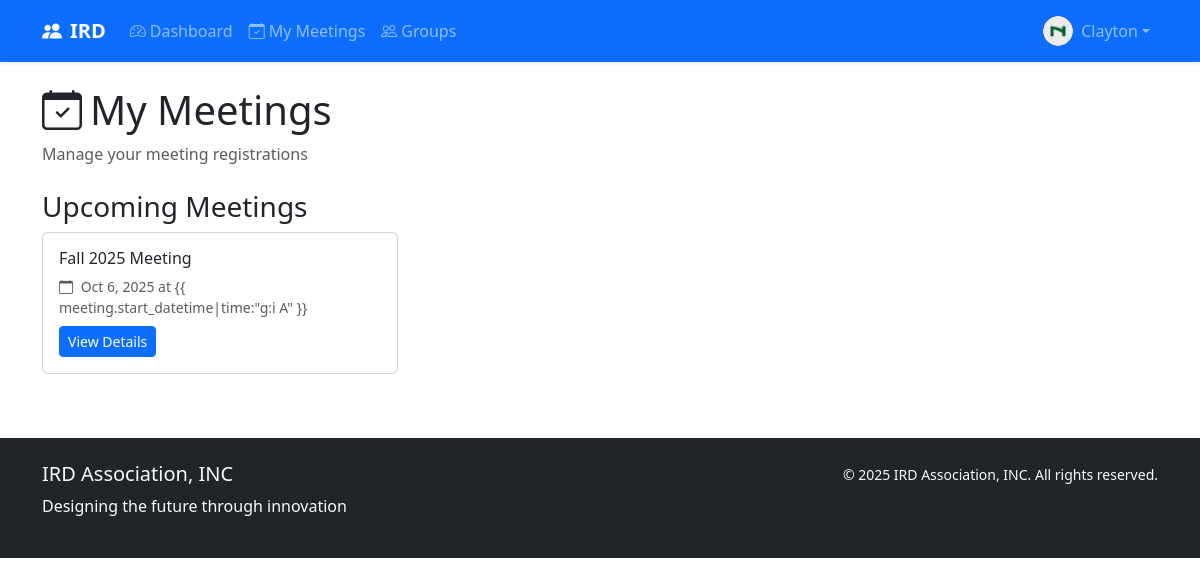
Screenshot of /meetings/my-meetings/ (signed in) with the database file from the repository.
### accounts/models.py (models this page shows, shortened)
class CustomUser(AbstractUser):
    email = models.EmailField(unique=True, db_index=True)
    phone_regex = RegexValidator(
        regex=r'^\+?1?\d{9,15}$',
        message="Phone number must be entered in format: '+999999999'. Up to 15 digits allowed."
    )
    phone = models.CharField(validators=[phone_regex], max_length=17, blank=True)
    date_of_birth = models.DateField(null=True, blank=True)
    bio = models.TextField(max_length=500, blank=True)
    profile_picture = models.ImageField(upload_to='profiles/', blank=True)
    is_premium_member = models.BooleanField(default=False, db_index=True)
    membership_start_date = models.DateField(null=True, blank=True)
    membership_end_date = models.DateField(null=True, blank=True)
    created_at = models.DateTimeField(auto_now_add=True)
    updated_at = models.DateTimeField(auto_now=True)
    USERNAME_FIELD = 'email'
    REQUIRED_FIELDS = ['username']

### meetings/models.py (models this page shows, shortened)
class Meeting(models.Model):
    MEETING_TYPES = [
        ('online', 'Online'),
        ('in_person', 'In Person'),
        ('hybrid', 'Hybrid'),
    ]
    STATUS_CHOICES = [
        ('draft', 'Draft'),
        ('published', 'Published'),
        ('cancelled', 'Cancelled'),
        ('completed', 'Completed'),
    ]
    title = models.CharField(max_length=200, db_index=True)
    slug = models.SlugField(unique=True, max_length=200, blank=True)
    description = models.TextField()
    meeting_type = models.CharField(max_length=20, choices=MEETING_TYPES)
    status = models.CharField(max_length=20, choices=STATUS_CHOICES, default='draft')
    start_datetime = models.DateTimeField(db_index=True)
    end_datetime = models.DateTimeField()
    location = models.CharField(max_length=200, blank=True)
    online_link = models.URLField(blank=True)
    max_attendees = models.PositiveIntegerField(null=True, blank=True)
    price = models.DecimalField(max_digits=10, decimal_places=2, default=0)
    is_members_only = models.BooleanField(default=False)
    group = models.ForeignKey(Group, on_delete=models.CASCADE, null=True, blank=True)
    created_by = models.ForeignKey(settings.AUTH_USER_MODEL, on_delete=models.CASCADE)
    created_at = models.DateTimeField(auto_now_add=True)

### meetings/views.py (the view)
# urls.py: path('my-meetings/', views.my_meetings, name='my_meetings'),
@login_required
def my_meetings(request):
    upcoming_meetings = Meeting.objects.filter(
        attendances__user=request.user,
        attendances__status='registered',
        start_datetime__gte=timezone.now()
    ).order_by('start_datetime')
    past_meetings = Meeting.objects.filter(
        attendances__user=request.user,
        attendances__status__in=['registered', 'attended'],
        start_datetime__lt=timezone.now()
    ).order_by('-start_datetime')[:5]  # Last 5
    context = {
        'upcoming_meetings': upcoming_meetings,
        'past_meetings': past_meetings,
    }
    return render(request, 'meetings/my_meetings.html', context)

### templates/meetings/my_meetings.html (shortened to what this page needs)
{% extends 'base/base.html' %} {% block title %}My Meetings - IRD{% endblock %}
{% block content %}
<div class="container mt-4">
  <h1><i class="bi bi-calendar-check me-2"></i>My Meetings</h1>
  <p class="text-muted">Manage your meeting registrations</p>
  <div class="row mt-4">
    <div class="col-12">
      <h3>Upcoming Meetings</h3>
      {% if upcoming_meetings %}
      <div class="row">
        {% for meeting in upcoming_meetings %}
        <div class="col-md-6 col-lg-4 mb-3">
          <div class="card">
            <div class="card-body">
              <h6 class="card-title">{{ meeting.title }}</h6>
              <p class="text-muted small mb-2">
                <i class="bi bi-calendar me-1"></i>
                {{ meeting.start_datetime|date:"M j, Y" }} at {{
                meeting.start_datetime|time:"g:i A" }}
              </p>
              <a
                href="{% url 'meetings:detail' meeting.slug %}"
                class="btn btn-primary btn-sm"
              >
                View Details
              </a>
            </div>
          </div>
        </div>
        {% endfor %}
      </div>
      {% endif %}
    </div>
  </div>
</div>
{% endblock %}

### templates/base/base.html (shortened to what this page needs)
<!DOCTYPE html>
<html lang="en">
  <head>
    <link
      href="https://cdn.jsdelivr.net/npm/bootstrap@5.3.2/dist/css/bootstrap.min.css"
      rel="stylesheet"
    />
    <link
      href="https://cdn.jsdelivr.net/npm/bootstrap-icons@1.11.0/font/bootstrap-icons.css"
      rel="stylesheet"
    />
  </head>
  <body>
    <nav class="navbar navbar-expand-lg navbar-dark bg-primary shadow-sm">
      <div class="container">
        <a class="navbar-brand fw-bold" href="{% url 'core:home' %}">
          <i class="bi bi-people-fill me-2"></i>IRD
        </a>
        <div class="collapse navbar-collapse" id="navbarNav">
          <ul class="navbar-nav me-auto">
            {% if user.is_authenticated %}
            <li class="nav-item">
              <a class="nav-link" href="{% url 'core:dashboard' %}">
                <i class="bi bi-speedometer2 me-1"></i>Dashboard
              </a>
            </li>
            <li class="nav-item">
              <a class="nav-link" href="{% url 'meetings:my_meetings' %}">
                <i class="bi bi-calendar-check me-1"></i>My Meetings
              </a>
            </li>
            <li class="nav-item">
              <a class="nav-link" href="#">
                <i class="bi bi-people me-1"></i>Groups
              </a>
            </li>
            {% endif %}
          </ul>
          <div class="navbar-nav ms-auto">
            {% if user.is_authenticated %}
            <li class="nav-item dropdown">
              <a
                class="nav-link dropdown-toggle d-flex align-items-center"
                href="#"
                data-bs-toggle="dropdown"
              >
                {% if user.profile_picture %}
                <img
                  src="{{ user.profile_picture.url }}"
                  width="30"
                  height="30"
                  class="rounded-circle me-2"
                />
                {% else %}
                <i class="bi bi-person-circle fs-5 me-2"></i>
                {% endif %} {{ user.first_name|default:user.username }}
              </a>
            </li>
            {% endif %}
          </div>
        </div>
      </div>
    </nav>
    <main class="container-fluid px-0">
      {% block content %} {% endblock %}
    </main>
    <footer class="bg-dark text-light py-4 mt-5">
      <div class="container">
        <div class="row">
          <div class="col-md-6">
            <h5>IRD Association, INC</h5>
            <p>Designing the future through innovation</p>
          </div>
          <div class="col-md-6 text-md-end">
            <small
              >© {% now "Y" %} IRD Association, INC. All rights reserved.</small
            >
          </div>
        </div>
      </div>
    </footer>
  </body>
</html>

### rows the page displays
CustomUser: profile_picture (picture), first_name "Clayton"
Meeting: title "Fall 2025 Meeting", start_datetime "Oct 6, 2025"
